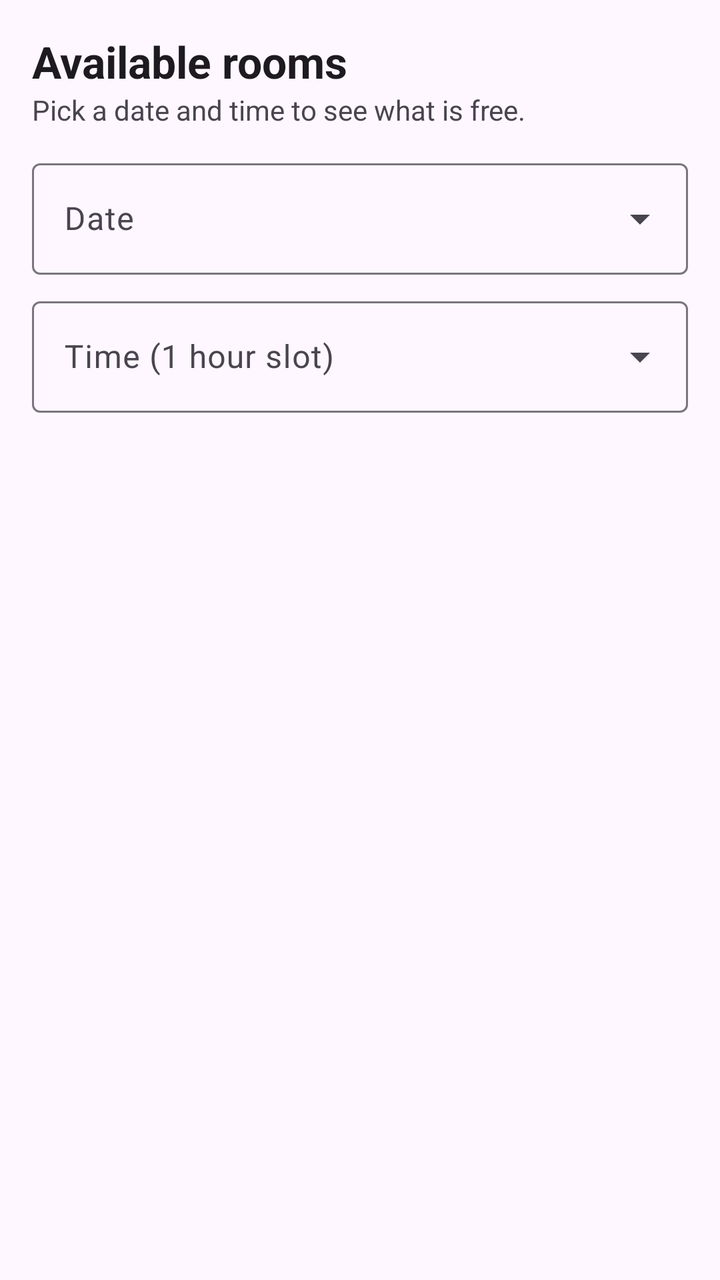
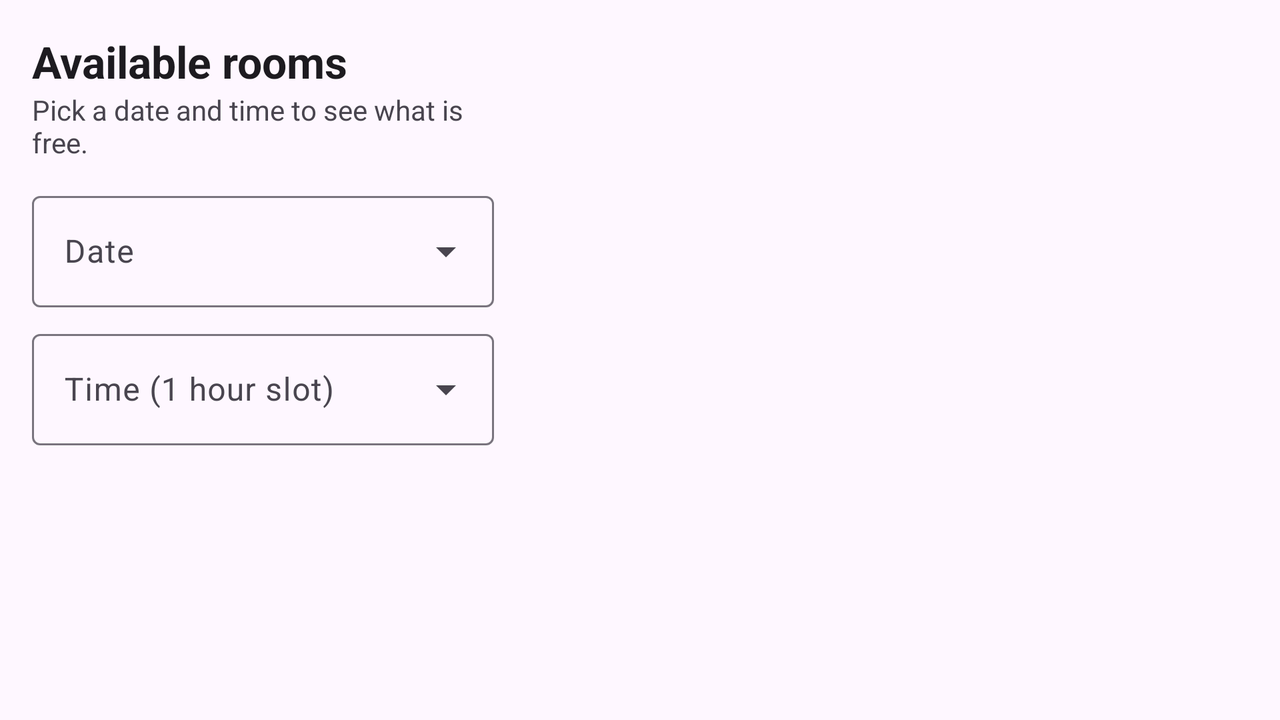

An Android layout and its configuration variant, each rendered on a device that would load it. The default file and the variant file are quoted in full after the pictures.
<!-- AndroidManifest.xml: application theme Theme.Roomly -->
<!-- res/layout/fragment_rooms.xml -->
<?xml version="1.0" encoding="utf-8"?>
<LinearLayout xmlns:android="http://schemas.android.com/apk/res/android"
    android:layout_width="match_parent"
    android:layout_height="match_parent"
    android:orientation="vertical"
    android:padding="@dimen/screen_padding">

    <TextView
        android:layout_width="wrap_content"
        android:layout_height="wrap_content"
        android:text="@string/heading_rooms"
        android:textColor="?attr/colorOnSurface"
        android:textSize="@dimen/heading_size"
        android:textStyle="bold" />

    <TextView
        android:layout_width="wrap_content"
        android:layout_height="wrap_content"
        android:layout_marginBottom="12dp"
        android:text="@string/sub_rooms"
        android:textColor="?attr/colorOnSurfaceVariant"
        android:textSize="14sp" />

    <com.google.android.material.textfield.TextInputLayout
        style="@style/Widget.Material3.TextInputLayout.OutlinedBox.ExposedDropdownMenu"
        android:layout_width="match_parent"
        android:layout_height="wrap_content"
        android:hint="@string/hint_date">

        <AutoCompleteTextView
            android:id="@+id/dropDate"
            android:layout_width="match_parent"
            android:layout_height="wrap_content"
            android:inputType="none" />
    </com.google.android.material.textfield.TextInputLayout>

    <com.google.android.material.textfield.TextInputLayout
        style="@style/Widget.Material3.TextInputLayout.OutlinedBox.ExposedDropdownMenu"
        android:layout_width="match_parent"
        android:layout_height="wrap_content"
        android:layout_marginTop="8dp"
        android:layout_marginBottom="8dp"
        android:hint="@string/hint_time">

        <AutoCompleteTextView
            android:id="@+id/dropTime"
            android:layout_width="match_parent"
            android:layout_height="wrap_content"
            android:inputType="none" />
    </com.google.android.material.textfield.TextInputLayout>

    <androidx.recyclerview.widget.RecyclerView
        android:id="@+id/listRooms"
        android:layout_width="match_parent"
        android:layout_height="0dp"
        android:layout_weight="1" />

    <TextView
        android:id="@+id/txtEmpty"
        android:layout_width="match_parent"
        android:layout_height="wrap_content"
        android:padding="16dp"
        android:text="@string/empty_rooms"
        android:textColor="?attr/colorOnSurfaceVariant"
        android:textSize="16sp"
        android:visibility="gone" />
</LinearLayout>
<!-- resources referenced by this layout -->
<resources>
  <dimen name="heading_size">22sp</dimen>
  <dimen name="screen_padding">16dp</dimen>
  <string name="empty_rooms">No rooms are free at this time. Try another time or date.</string>
  <string name="heading_rooms">Available rooms</string>
  <string name="hint_date">Date</string>
  <string name="hint_time">Time (1 hour slot)</string>
  <string name="sub_rooms">Pick a date and time to see what is free.</string>
  <style name="Theme.Roomly" parent="Theme.Material3.DayNight.NoActionBar">
          <item name="colorPrimary">@color/brand</item>
          <item name="colorOnPrimary">@color/on_brand</item>
          <item name="colorSecondary">@color/accent</item>
          <item name="android:statusBarColor">@color/brand</item>
          <item name="android:windowLightStatusBar">false</item>
      </style>
  <color name="brand">#0D6B72</color>
  <color name="on_brand">#FFFFFF</color>
  <color name="accent">#E8A33D</color>
</resources>
<!-- res/layout-land/fragment_rooms.xml (the repository's variant of the layout above) -->
<!-- drawn on the phone turned sideways -->
<?xml version="1.0" encoding="utf-8"?>
<LinearLayout xmlns:android="http://schemas.android.com/apk/res/android"
    android:layout_width="match_parent"
    android:layout_height="match_parent"
    android:orientation="horizontal"
    android:padding="@dimen/screen_padding">

    
    <ScrollView
        android:layout_width="0dp"
        android:layout_height="match_parent"
        android:layout_weight="4">

        <LinearLayout
            android:layout_width="match_parent"
            android:layout_height="wrap_content"
            android:orientation="vertical"
            android:paddingEnd="12dp">

            <TextView
                android:layout_width="wrap_content"
                android:layout_height="wrap_content"
                android:text="@string/heading_rooms"
                android:textColor="?attr/colorOnSurface"
                android:textSize="@dimen/heading_size"
                android:textStyle="bold" />

            <TextView
                android:layout_width="wrap_content"
                android:layout_height="wrap_content"
                android:layout_marginBottom="12dp"
                android:text="@string/sub_rooms"
                android:textColor="?attr/colorOnSurfaceVariant"
                android:textSize="14sp" />

            <com.google.android.material.textfield.TextInputLayout
                style="@style/Widget.Material3.TextInputLayout.OutlinedBox.ExposedDropdownMenu"
                android:layout_width="match_parent"
                android:layout_height="wrap_content"
                android:hint="@string/hint_date">

                <AutoCompleteTextView
                    android:id="@+id/dropDate"
                    android:layout_width="match_parent"
                    android:layout_height="wrap_content"
                    android:inputType="none" />
            </com.google.android.material.textfield.TextInputLayout>

            <com.google.android.material.textfield.TextInputLayout
                style="@style/Widget.Material3.TextInputLayout.OutlinedBox.ExposedDropdownMenu"
                android:layout_width="match_parent"
                android:layout_height="wrap_content"
                android:layout_marginTop="8dp"
                android:hint="@string/hint_time">

                <AutoCompleteTextView
                    android:id="@+id/dropTime"
                    android:layout_width="match_parent"
                    android:layout_height="wrap_content"
                    android:inputType="none" />
            </com.google.android.material.textfield.TextInputLayout>
        </LinearLayout>
    </ScrollView>

    
    <FrameLayout
        android:layout_width="0dp"
        android:layout_height="match_parent"
        android:layout_weight="6">

        <androidx.recyclerview.widget.RecyclerView
            android:id="@+id/listRooms"
            android:layout_width="match_parent"
            android:layout_height="match_parent" />

        <TextView
            android:id="@+id/txtEmpty"
            android:layout_width="match_parent"
            android:layout_height="wrap_content"
            android:padding="16dp"
            android:text="@string/empty_rooms"
            android:textColor="?attr/colorOnSurfaceVariant"
            android:textSize="16sp"
            android:visibility="gone" />
    </FrameLayout>
</LinearLayout>
